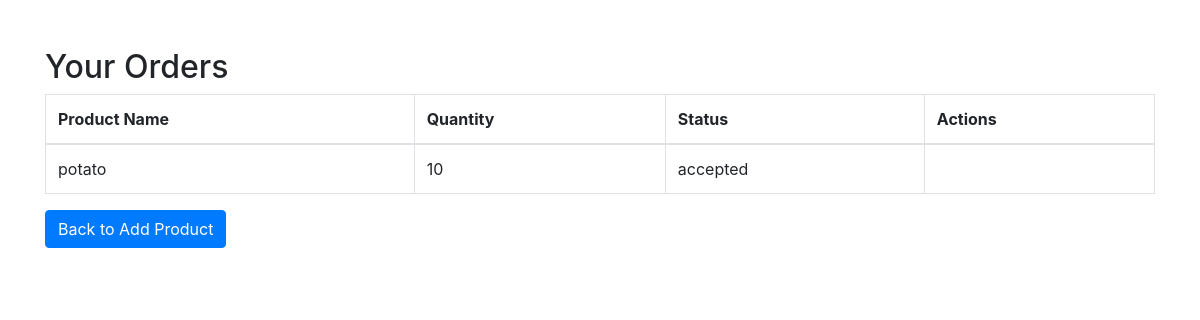
The app's page /farmer/orders (signed in), older data.
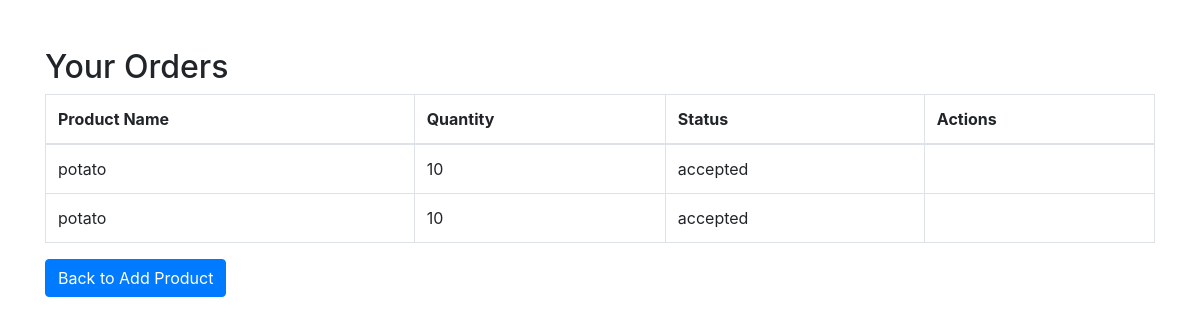
The same page, newer data.
### app.py (models this page shows, shortened)
class Order(db.Model):
    id = db.Column(db.Integer, primary_key=True)
    product_id = db.Column(db.Integer, db.ForeignKey('product.id'), nullable=False)
    distributor_id = db.Column(db.Integer, db.ForeignKey('user.id'), nullable=False)
    farmer_id = db.Column(db.Integer, db.ForeignKey('user.id'), nullable=False)
    status = db.Column(db.String(20), nullable=False, default='waiting')
    chain = db.Column(db.String(255), nullable=True)
    product = db.relationship('Product', backref='orders', lazy=True)

class Product(db.Model):
    id = db.Column(db.Integer, primary_key=True)
    name = db.Column(db.String(80), nullable=False)
    quantity = db.Column(db.Integer, nullable=False)
    price = db.Column(db.Integer, nullable=False)
    farmer_name = db.Column(db.String(80), nullable=False)
    manufacture_date = db.Column(db.Date, nullable=False, default=datetime.utcnow)
    farmer_id = db.Column(db.Integer, db.ForeignKey('user.id'), nullable=False)

### app.py (the view)
@app.route('/farmer/orders')
def view_orders_farmer():
    if 'role' in session and session['role'] == 'farmer':
        orders = Order.query.filter_by(farmer_id=session['user_id']).all()
        return render_template('farmer_orders.html', orders=orders)
    return redirect(url_for('login'))

### templates/farmer_orders.html (shortened to what this page needs)
<!DOCTYPE html>
<html lang="en">
<head>
    <link rel="stylesheet" href="https://cdnjs.cloudflare.com/ajax/libs/bootstrap/4.5.2/css/bootstrap.min.css">
</head>
<body>
    <div class="container mt-5">
        <h2>Your Orders</h2>
        <table class="table table-bordered">
            <thead>
                <tr>
                    <th>Product Name</th>
                    <th>Quantity</th>
                    <th>Status</th>
                    <th>Actions</th>
                </tr>
            </thead>
            <tbody>
                {% for order in orders %}
                <tr>
                    <td>{{ order.product.name }}</td>
                    <td>{{ order.product.quantity }}</td>
                    <td>{{ order.status }}</td>
                    <td>
                    </td>
                </tr>
                {% endfor %}
            </tbody>
        </table>
        <a href="{{ url_for('add_product') }}" class="btn btn-primary">Back to Add Product</a>
    </div>
</body>
</html>

Row changes from the older to the newer data that the page shows:
added Order: product.name "potato", product.quantity "10", status "accepted"
